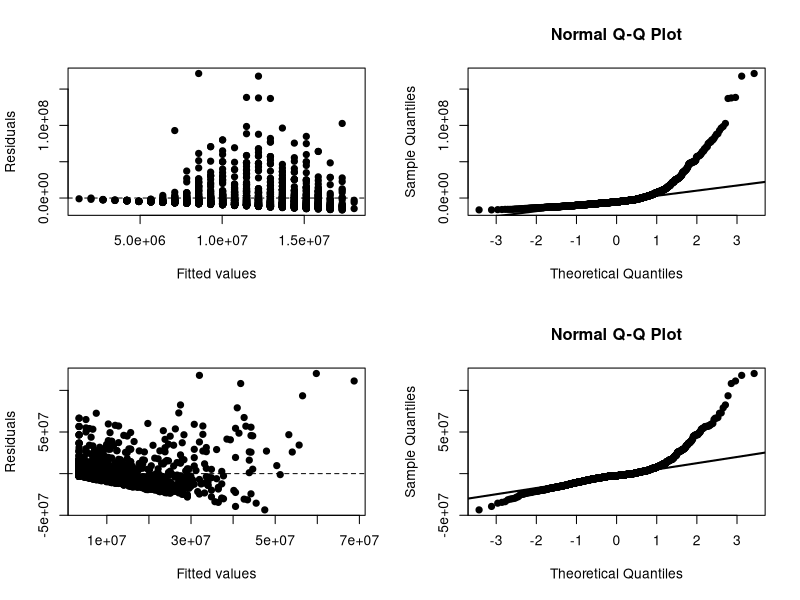
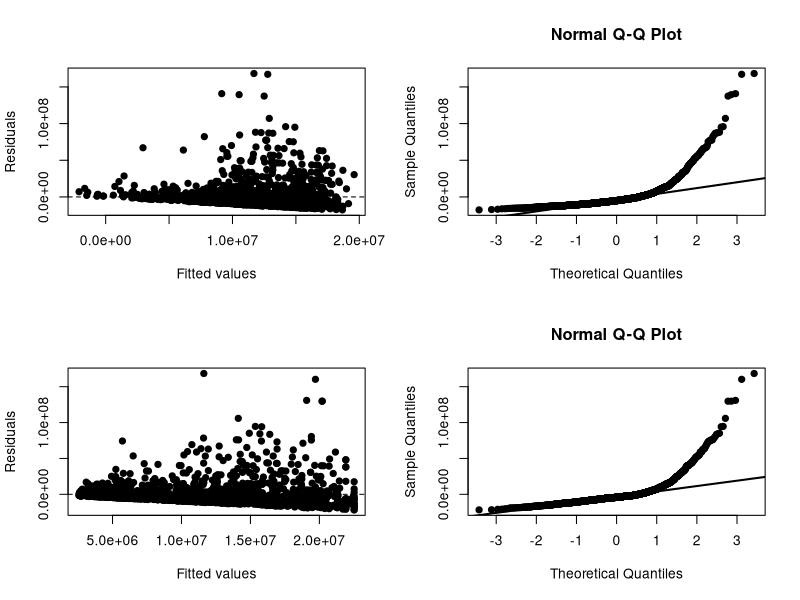

The R source for these figures, in order:
data <- read.csv("soccer_clean.csv")
project_data <- data[, c("value","age","goals_assists_per90","position",
                         "passes_pct","minutes")]
model_age <- lm(value ~ age, data = project_data)
model_goals_assists_per90 <- lm(value ~ goals_assists_per90,data = project_data)
model_passes_pct <- lm(value ~ passes_pct, data = project_data)
model_minutes <- lm(value ~ minutes, data = project_data)
par(mfrow = c(2, 2))
plot(fitted(model_age), resid(model_age), pch = 19,
     xlab = "Fitted values", ylab = "Residuals")
abline(h = 0, lty = 2)
qqnorm(resid(model_age), pch = 19)
qqline(resid(model_age), lwd = 2)

model_goals_assists_per90 <- lm(value ~ goals_assists_per90, data = project_data)
plot(fitted(model_goals_assists_per90), resid(model_goals_assists_per90), pch = 19,
     xlab = "Fitted values", ylab = "Residuals")
abline(h = 0, lty = 2)
qqnorm(resid(model_goals_assists_per90), pch = 19)
qqline(resid(model_goals_assists_per90), lwd = 2)

model_passes_pct <- lm(value ~ passes_pct, data = project_data)
plot(fitted(model_passes_pct), resid(model_passes_pct), pch = 19,
     xlab = "Fitted values", ylab = "Residuals")
abline(h = 0, lty = 2)
qqnorm(resid(model_passes_pct), pch = 19)
qqline(resid(model_passes_pct), lwd = 2)

model_minutes <- lm(value ~ minutes, data = project_data)
plot(fitted(model_minutes), resid(model_minutes), pch = 19,
     xlab = "Fitted values", ylab = "Residuals")
abline(h = 0, lty = 2)
qqnorm(resid(model_minutes), pch = 19)
qqline(resid(model_minutes), lwd = 2)
summary(model_age)
summary(model_goals_assists_per90)
summary(model_passes_pct)
summary(model_minutes)
